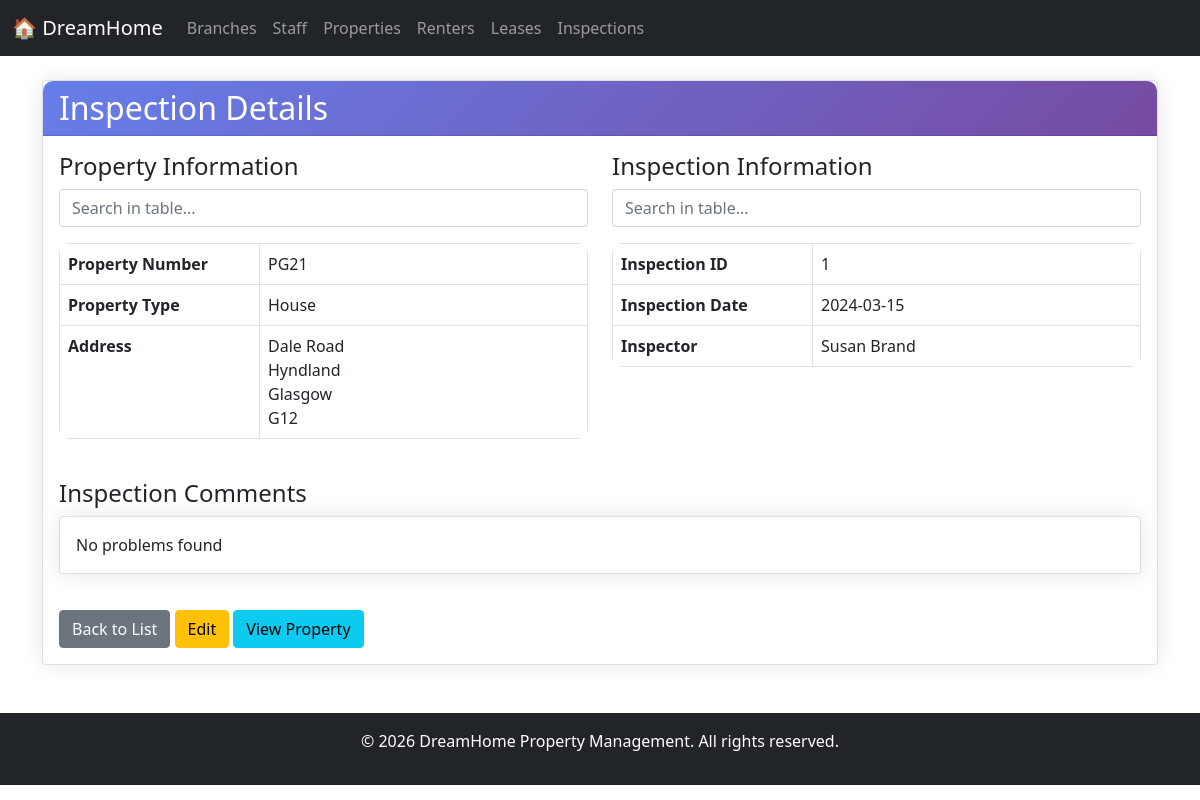
Page /dreamhome/pages/inspections/view.php?id=1 on the committed database.
### tables this page shows
CREATE TABLE `propertyinspection` (
  `inspection_id` int(11) NOT NULL,
  `property_no` varchar(5) DEFAULT NULL,
  `staff_no` varchar(5) DEFAULT NULL,
  `inspection_date` date DEFAULT NULL,
  `comments` text DEFAULT NULL
);

CREATE TABLE `property` (
  `property_no` varchar(5) NOT NULL,
  `street` varchar(50) DEFAULT NULL,
  `area` varchar(50) DEFAULT NULL,
  `city` varchar(50) DEFAULT NULL,
  `postcode` varchar(10) DEFAULT NULL,
  `type` varchar(20) DEFAULT NULL,
  `rooms` int(11) DEFAULT NULL,
  `monthly_rent` decimal(10,2) DEFAULT NULL,
  `staff_no` varchar(5) DEFAULT NULL,
  `branch_no` varchar(5) DEFAULT NULL,
  `date_withdrawn` date DEFAULT NULL,
  `status` varchar(20) DEFAULT 'available'
);

### dreamhome/pages/inspections/view.php (the view, shortened to what this page needs)
<?php
include '../../includes/header.php';
$database = new Database();
$db = $database->getConnection();
$inspection_id = $_GET['id'];
$sql = "SELECT i.*, p.street, p.area, p.city, p.postcode, p.type as property_type,
        CONCAT(s.first_name, ' ', s.last_name) as inspector_name
        FROM PropertyInspection i
        JOIN Property p ON i.property_no = p.property_no
        JOIN Staff s ON i.staff_no = s.staff_no
        WHERE i.inspection_id = :inspection_id";
$stmt = $db->prepare($sql);
$stmt->bindParam(':inspection_id', $inspection_id);
$stmt->execute();
$inspection = $stmt->fetch(PDO::FETCH_ASSOC);
?>
<div class="card">
    <div class="card-header">
        <h2 class="mb-0">Inspection Details</h2>
    </div>
    <div class="card-body">
        <div class="row">
            <div class="col-md-6">
                <h4>Property Information</h4>
                <table class="table table-bordered">
                    <tr><th width="200">Property Number</th><td><?php echo $inspection['property_no']; ?></td></tr>
                    <tr><th>Property Type</th><td><?php echo $inspection['property_type']; ?></td></tr>
                    <tr><th>Address</th><td>
                        <?php echo $inspection['street']; ?><br>
                        <?php echo $inspection['area']; ?><br>
                        <?php echo $inspection['city']; ?><br>
                        <?php echo $inspection['postcode']; ?>
                    </td></tr>
                </table>
            </div>
            <div class="col-md-6">
                <h4>Inspection Information</h4>
                <table class="table table-bordered">
                    <tr><th width="200">Inspection ID</th><td><?php echo $inspection['inspection_id']; ?></td></tr>
                    <tr><th>Inspection Date</th><td><?php echo $inspection['inspection_date']; ?></td></tr>
                    <tr><th>Inspector</th><td><?php echo $inspection['inspector_name']; ?></td></tr>
                </table>
            </div>
        </div>
        <div class="row mt-4">
            <div class="col-12">
                <h4>Inspection Comments</h4>
                <div class="card">
                    <div class="card-body">
                        <?php echo nl2br($inspection['comments']); ?>
                    </div>
                </div>
            </div>
        </div>
        <div class="mt-3">
            <a href="index.php" class="btn btn-secondary">Back to List</a>
            <a href="edit.php?id=<?php echo $inspection['inspection_id']; ?>" class="btn btn-warning">Edit</a>
            <a href="../properties/view.php?property_no=<?php echo $inspection['property_no']; ?>" class="btn btn-info">View Property</a>
        </div>
    </div>
</div>
<?php include '../../includes/footer.php'; ?>

### dreamhome/css/style.css (style rules this page uses)
body { background-color: #f8f9fa; font-family: 'Segoe UI', Tahoma, Geneva, Verdana, sans-serif; }
.card { border: none; border-radius: 10px; box-shadow: 0 0 20px rgba(0,0,0,0.1); margin-bottom: 20px; }
.card-header { background: linear-gradient(135deg, #667eea 0%, #764ba2 100%); color: white; border-radius: 10px 10px 0 0 !important; padding: 15px 20px; }
.table { background-color: white; border-radius: 10px; overflow: hidden; }

### rows in the picture
propertyinspection: property_no "PG21", property_no.type "House", property_no.street "Dale Road", property_no.area "Hyndland", property_no.city "Glasgow", property_no.postcode "G12", inspection_id "1", inspection_date "2024-03-15", comments "No problems found"

### other values in the picture
$inspection['inspector_name'] "Susan Brand"
